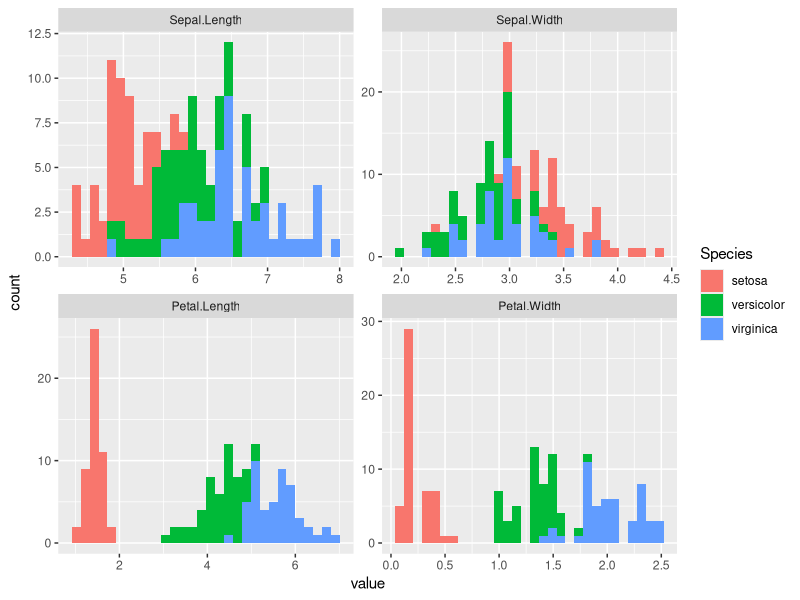

The R script that drew this image:
library(reshape2)

# generate a unique id for each row; this let's us go back to wide format later
iris$id <- 1:nrow(iris)

iris.lng <- melt(iris, id=c("id", "Species"))
head(iris.lng)
#  id Species     variable value
#1  1  setosa Sepal.Length   5.1
#2  2  setosa Sepal.Length   4.9
#3  3  setosa Sepal.Length   4.7
#4  4  setosa Sepal.Length   4.6
#5  5  setosa Sepal.Length   5.0
#6  6  setosa Sepal.Length   5.4

iris.wide <- dcast(iris.lng, id + Species ~ variable)
head(iris.wide)
#  id Species Sepal.Length Sepal.Width Petal.Length Petal.Width
#1  1  setosa          5.1         3.5          1.4         0.2
#2  2  setosa          4.9         3.0          1.4         0.2
#3  3  setosa          4.7         3.2          1.3         0.2
#4  4  setosa          4.6         3.1          1.5         0.2
#5  5  setosa          5.0         3.6          1.4         0.2
#6  6  setosa          5.4         3.9          1.7         0.4

library(ggplot2)

# plots a histogram for each numeric column in the dataset
p <- ggplot(aes(x=value, fill=Species), data=iris.lng)
p + geom_histogram() +
  facet_wrap(~variable, scales="free")
